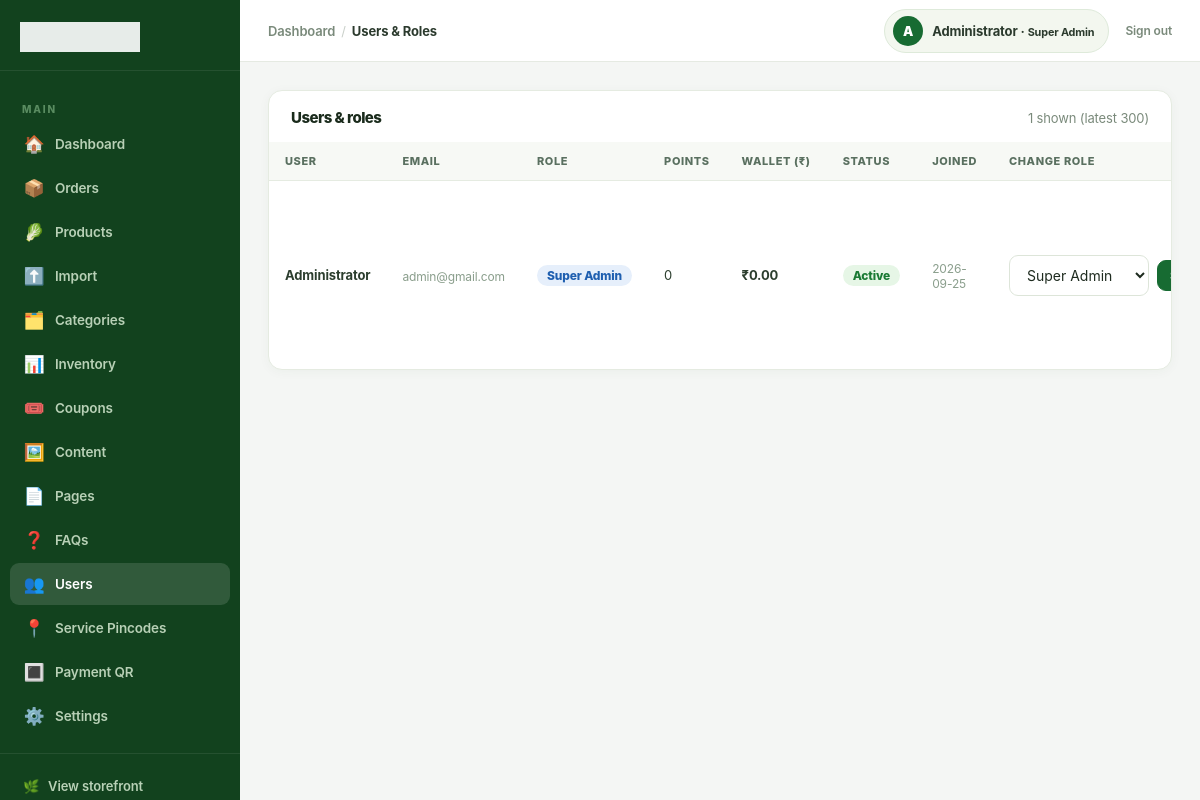
The page /admin/users.php (signed in) on the database its author committed.
### tables this page shows
CREATE TABLE `users` (
  `id` bigint(20) UNSIGNED NOT NULL,
  `name` varchar(120) NOT NULL,
  `first_name` varchar(80) DEFAULT NULL,
  `last_name` varchar(80) DEFAULT NULL,
  `email` varchar(190) DEFAULT NULL,
  `phone` varchar(20) DEFAULT NULL,
  `avatar` varchar(500) DEFAULT NULL,
  `password_hash` varchar(255) DEFAULT NULL,
  `provider` enum('local','google','facebook') NOT NULL DEFAULT 'local',
  `provider_id` varchar(190) DEFAULT NULL,
  `role_slug` varchar(80) NOT NULL DEFAULT 'customer',
  `points` int(10) UNSIGNED NOT NULL DEFAULT 0,
  `wallet_balance` decimal(10,2) NOT NULL DEFAULT 0.00,
  `remember_token_hash` varchar(255) DEFAULT NULL,
  `referral_code` varchar(32) DEFAULT NULL,
  `referred_by` bigint(20) UNSIGNED DEFAULT NULL,
  `is_active` tinyint(1) NOT NULL DEFAULT 1,
  `remarks` text DEFAULT NULL,
  `created_at` timestamp NOT NULL DEFAULT current_timestamp(),
  `updated_at` timestamp NOT NULL DEFAULT current_timestamp() ON UPDATE current_timestamp()
);

CREATE TABLE `roles` (
  `id` int(10) UNSIGNED NOT NULL,
  `name` varchar(80) NOT NULL,
  `slug` varchar(80) NOT NULL,
  `can_manage_users` tinyint(1) DEFAULT 0,
  `can_manage_catalog` tinyint(1) DEFAULT 0,
  `can_manage_orders` tinyint(1) DEFAULT 0,
  `can_manage_settings` tinyint(1) DEFAULT 0,
  `can_manage_content` tinyint(1) DEFAULT 0
);

### config/config.php (called while the page is built, shortened)
<?php
function e(?string $v):string{return htmlspecialchars($v??'',ENT_QUOTES,'UTF-8');}
function url(string $p=''):string{return BASE_URL.ltrim($p,'/');}

### admin/users.php (the view, shortened to what this page needs)
<?php
$pdo = db();
$users = $pdo->query(
    'SELECT id, name, email, role_slug, points, wallet_balance, is_active, created_at
     FROM users ORDER BY id DESC LIMIT 300'
)->fetchAll();
$roles = $pdo->query('SELECT slug, name FROM roles')->fetchAll();
$adminSection = 'users';
$adminCrumbs  = [['label'=>'Users & Roles']];
include __DIR__.'/../includes/admin-header.php';
?>
<div class="ap-card">
  <div class="ap-card-header">
    <h2 class="ap-card-title">Users &amp; roles</h2>
    <span style="font-size:13px;color:#7a8a7b;"><?= count($users) ?> shown (latest 300)</span>
  </div>
  <div class="ap-card-body no-pad">
    <div class="ap-table-wrap">
      <table class="ap-table">
        <thead>
          <tr>
            <th>User</th>
            <th>Email</th>
            <th>Role</th>
            <th>Points</th>
            <th>Wallet (₹)</th>
            <th>Status</th>
            <th>Joined</th>
            <th>Change role</th>
          </tr>
        </thead>
        <tbody>
          <?php foreach ($users as $u): ?>
          <tr>
            <td><b><?= e($u['name']) ?></b></td>
            <td><small><?= e($u['email'] ?? '—') ?></small></td>
            <td>
              <span class="ap-badge <?= $u['role_slug'] === 'customer' ? 'ap-badge-gray' : 'ap-badge-blue' ?>">
                <?= e(ucwords(str_replace('_', ' ', $u['role_slug']))) ?>
              </span>
            </td>
            <td><?= number_format((int)$u['points']) ?></td>
            <td><b>₹<?= number_format((float)($u['wallet_balance'] ?? 0), 2) ?></b></td>
            <td>
              <span class="ap-badge <?= $u['is_active'] ? 'ap-badge-green' : 'ap-badge-red' ?>">
                <?= $u['is_active'] ? 'Active' : 'Inactive' ?>
              </span>
            </td>
            <td><small><?= e(substr($u['created_at'], 0, 10)) ?></small></td>
            <td>
              <form class="ap-inline" method="post">
                <select class="ap-select" name="role" style="min-width:140px;">
                  <?php foreach ($roles as $r): ?>
                    <option value="<?= e($r['slug']) ?>" <?= $r['slug'] === $u['role_slug'] ? 'selected' : '' ?>>
                      <?= e($r['name']) ?>
                    </option>
                  <?php endforeach; ?>
                </select>
                <button class="ap-btn ap-btn-sm ap-btn-primary">Save</button>
              </form>
            </td>
          </tr>
          <?php endforeach; ?>
        </tbody>
      </table>
    </div>
  </div>
</div>
<?php include __DIR__.'/../includes/admin-footer.php'; ?>

### includes/admin-header.php (shortened to what this page needs)
<?php
$adminTitle   = $adminTitle   ?? 'Admin';
$adminSection = $adminSection ?? '';
$adminCrumbs  = $adminCrumbs  ?? [];
$_au = null;
if (is_logged_in()) {
    $_s = $pdo->prepare('SELECT first_name, last_name, role_slug FROM users WHERE id = ? LIMIT 1');
    $_s->execute([user_id()]);
    $_au = $_s->fetch();
}
$_auName  = trim(($_au['first_name'] ?? '') . ' ' . ($_au['last_name'] ?? '')) ?: 'Admin';
$_auRole  = ucwords(str_replace('_', ' ', $_au['role_slug'] ?? 'admin'));
$_auInit  = strtoupper(mb_substr($_auName, 0, 1));
$_navItems = [
    ['dashboard', '🏠', 'Dashboard',  url('admin/'),                 null],
    ['orders',    '📦', 'Orders',     url('admin/orders.php'),       'orders'],
    ['products',  '🥬', 'Products',   url('admin/products.php'),     'catalog'],
    ['import',    '⬆️', 'Import',     url('admin/import.php'),       'catalog'],
    ['categories','🗂️',  'Categories', url('admin/categories.php'),  'catalog'],
    ['inventory', '📊', 'Inventory',  url('admin/inventory.php'),    'catalog'],
    ['coupons',   '🎟️',  'Coupons',   url('admin/coupons.php'),      'settings'],
    ['content',   '🖼️',  'Content',   url('admin/content.php'),      'content'],
    ['pages',     '📄', 'Pages',      url('admin/pages.php'),        'content'],
    ['faqs',      '❓', 'FAQs',       url('admin/faqs.php'),         'content'],
    ['users',     '👥', 'Users',      url('admin/users.php'),        'users'],
    ['pincodes',  '📍', 'Service Pincodes', url('admin/pincodes.php'), 'settings'],
    ['qr',        '🔳', 'Payment QR', url('admin/qr.php'),           'settings'],
    ['settings',  '⚙️',  'Settings',  url('admin/settings.php'),    'settings'],
];
?>
<!doctype html>
<html lang="en">
<head>
  <link rel="stylesheet" href="<?= url('assets/css/style.css') ?>?v=<?= time() ?>">
</head>
<body class="admin-body">
<div class="admin-shell">
  <aside class="admin-sidebar" id="adminSidebar">
    <div class="admin-brand">
      <img src="<?= url('assets/logo.png') ?>" alt="<?= e(APP_NAME) ?>">
    </div>
    <nav class="admin-nav">
      <div class="admin-nav-section">Main</div>
      <?php foreach ($_navItems as [$key, $icon, $label, $href, $perm]): ?>
        <a href="<?= e($href) ?>" class="<?= $adminSection === $key ? 'active' : '' ?>">
          <span class="nav-icon"><?= $icon ?></span>
          <?= e($label) ?>
        </a>
      <?php endforeach; ?>
    </nav>
    <div class="admin-sidebar-footer">
      <a href="<?= url() ?>" target="_blank">
        <span class="nav-icon">🌿</span> View storefront
      </a>
    </div>
  </aside>
  <div class="admin-main">
    <header class="admin-topbar">
      <div class="admin-topbar-left">
        <?php if ($adminCrumbs): ?>
          <nav class="admin-breadcrumb" aria-label="Breadcrumb">
            <a href="<?= url('admin/') ?>">Dashboard</a>
            <?php foreach ($adminCrumbs as $_crumb): ?>
              <span class="sep">/</span>
              <?php if (!empty($_crumb['url'])): ?>
                <a href="<?= e($_crumb['url']) ?>"><?= e($_crumb['label']) ?></a>
              <?php else: ?>
                <span class="current"><?= e($_crumb['label']) ?></span>
              <?php endif; ?>
            <?php endforeach; ?>
          </nav>
        <?php else: ?>
          <nav class="admin-breadcrumb">
            <span class="current"><?= e($adminTitle) ?></span>
          </nav>
        <?php endif; ?>
      </div>
      <div class="admin-topbar-right">
        <div class="admin-user-pill">
          <div class="admin-avatar"><?= e($_auInit) ?></div>
          <span><?= e($_auName) ?> &middot; <small><?= e($_auRole) ?></small></span>
        </div>
        <a href="<?= url('admin/logout.php') ?>">Sign out</a>
      </div>
    </header>
    <div class="admin-content">

### rows shown on the page
users: _auInit "A", first_name "Administrator", role_slug "Super Admin", name "Administrator", email "admin@gmail.com", points "0", wallet_balance "0.00", is_active "Active", created_at "2026-09-25", role "Super Admin"

### other values the page prints
$icon "🏠"
$label "Dashboard"
$icon "📦"
$label "Orders"
$icon "🥬"
$label "Products"
$icon "⬆️"
$label "Import"
$icon "🗂️"
$label "Categories"
$icon "📊"
$label "Inventory"
$icon "🎟️"
$label "Coupons"
$icon "🖼️"
